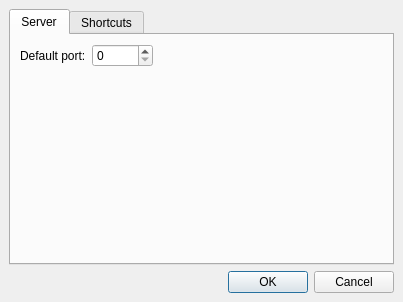
<?xml version="1.0" encoding="UTF-8"?>
<ui version="4.0">
 <class>SettingsDialog</class>
 <widget class="QDialog" name="SettingsDialog">
  <property name="geometry">
   <rect>
    <x>0</x>
    <y>0</y>
    <width>403</width>
    <height>302</height>
   </rect>
  </property>
  <property name="windowTitle">
   <string>Settings</string>
  </property>
  <layout class="QVBoxLayout">
   <property name="spacing">
    <number>6</number>
   </property>
   <property name="leftMargin">
    <number>9</number>
   </property>
   <property name="topMargin">
    <number>9</number>
   </property>
   <property name="rightMargin">
    <number>9</number>
   </property>
   <property name="bottomMargin">
    <number>9</number>
   </property>
   <item>
    <widget class="QTabWidget" name="tabWidget">
     <property name="currentIndex">
      <number>0</number>
     </property>
     <widget class="QWidget" name="tab">
      <attribute name="title">
       <string>Server</string>
      </attribute>
      <layout class="QVBoxLayout">
       <item>
        <layout class="QGridLayout">
         <item row="0" column="0">
          <widget class="QLabel" name="label">
           <property name="text">
            <string>Default port:</string>
           </property>
          </widget>
         </item>
         <item row="0" column="1">
          <widget class="QSpinBox" name="serverport">
           <property name="maximum">
            <number>65536</number>
           </property>
           <property name="value">
            <number>0</number>
           </property>
          </widget>
         </item>
         <item row="0" column="2">
          <spacer>
           <property name="orientation">
            <enum>Qt::Horizontal</enum>
           </property>
           <property name="sizeHint" stdset="0">
            <size>
             <width>40</width>
             <height>20</height>
            </size>
           </property>
          </spacer>
         </item>
        </layout>
       </item>
       <item>
        <spacer>
         <property name="orientation">
          <enum>Qt::Vertical</enum>
         </property>
         <property name="sizeHint" stdset="0">
          <size>
           <width>16</width>
           <height>16</height>
          </size>
         </property>
        </spacer>
       </item>
      </layout>
     </widget>
     <widget class="QWidget" name="tab_2">
      <attribute name="title">
       <string>Shortcuts</string>
      </attribute>
      <layout class="QVBoxLayout">
       <item>
        <widget class="QTableWidget" name="shortcuts">
         <property name="cornerButtonEnabled">
          <bool>false</bool>
         </property>
         <property name="columnCount">
          <number>3</number>
         </property>
         <column>
          <property name="text">
           <string>Action</string>
          </property>
         </column>
         <column>
          <property name="text">
           <string>Shortcut</string>
          </property>
         </column>
         <column>
          <property name="text">
           <string>Default</string>
          </property>
         </column>
        </widget>
       </item>
      </layout>
     </widget>
    </widget>
   </item>
   <item>
    <widget class="QDialogButtonBox" name="buttonBox">
     <property name="orientation">
      <enum>Qt::Horizontal</enum>
     </property>
     <property name="standardButtons">
      <set>QDialogButtonBox::Cancel|QDialogButtonBox::Ok</set>
     </property>
    </widget>
   </item>
  </layout>
 </widget>
 <resources/>
 <connections>
  <connection>
   <sender>buttonBox</sender>
   <signal>accepted()</signal>
   <receiver>SettingsDialog</receiver>
   <slot>accept()</slot>
   <hints>
    <hint type="sourcelabel">
     <x>248</x>
     <y>254</y>
    </hint>
    <hint type="destinationlabel">
     <x>157</x>
     <y>274</y>
    </hint>
   </hints>
  </connection>
  <connection>
   <sender>buttonBox</sender>
   <signal>rejected()</signal>
   <receiver>SettingsDialog</receiver>
   <slot>reject()</slot>
   <hints>
    <hint type="sourcelabel">
     <x>316</x>
     <y>260</y>
    </hint>
    <hint type="destinationlabel">
     <x>286</x>
     <y>274</y>
    </hint>
   </hints>
  </connection>
 </connections>
</ui>
